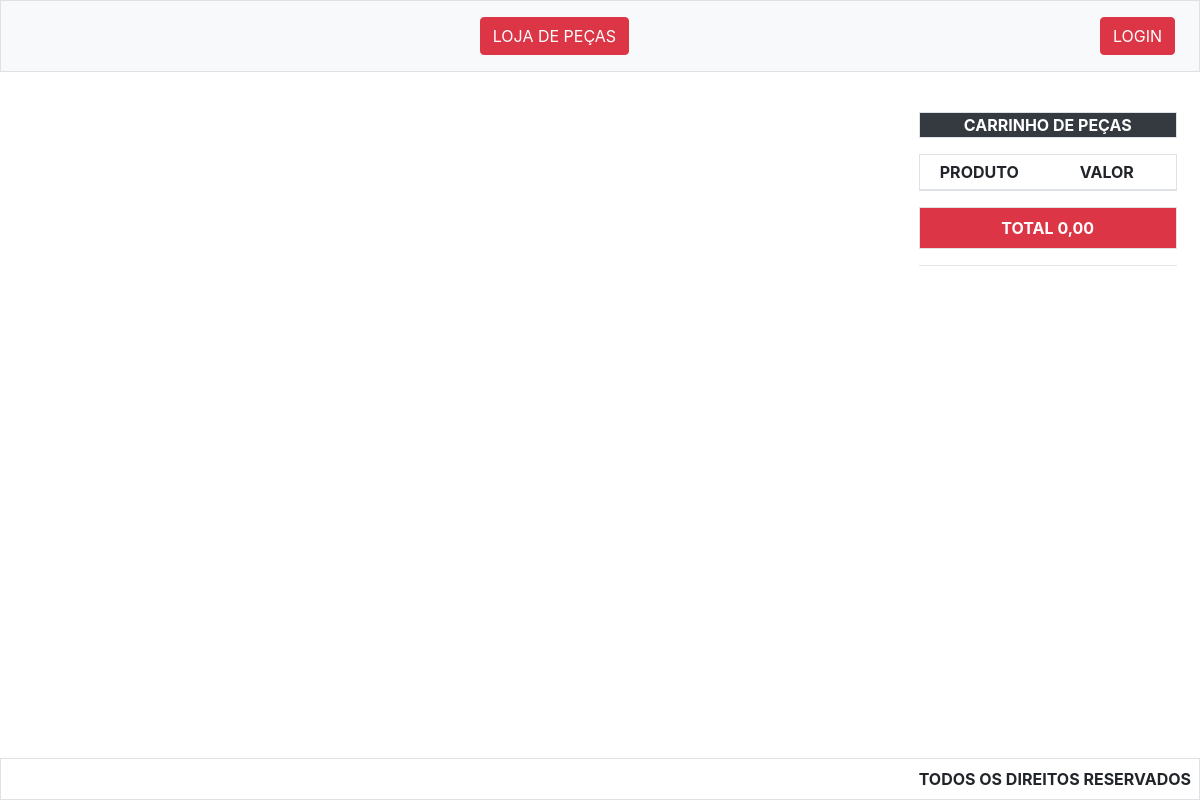
Before: / with the older database file.
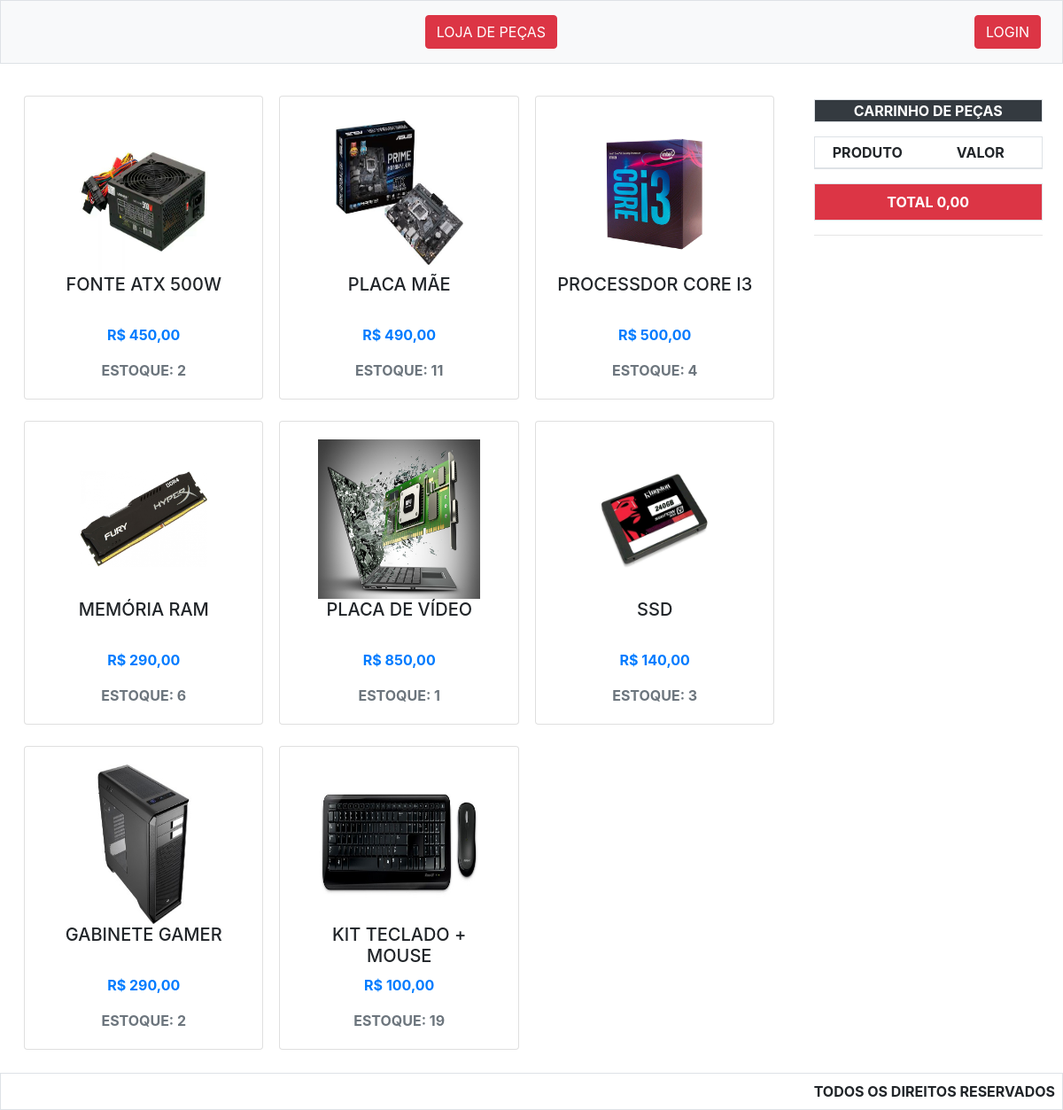
After: the same page with the newer database file.
### tables this page shows
CREATE TABLE `table_peca` (
  `id_peca` int(11) NOT NULL,
  `id_fornecedor` int(11) NOT NULL,
  `nome_peca` varchar(255) NOT NULL,
  `descricao` varchar(255) DEFAULT NULL,
  `custo` decimal(10,2) NOT NULL,
  `preco` decimal(10,2) NOT NULL,
  `status` char(1) NOT NULL,
  `_codigo` varchar(255) DEFAULT NULL,
  `estoque` int(11) NOT NULL
);

### config/_config.php (called while the page is built, shortened)
<?php
class Config
{
    public static function convertNumberToFormatBr($valor)
    {
        return number_format($valor, 2, ',', '.');
    }
}

### config/_db.php (called while the page is built)
<?php
class Db
{
    protected static $connect = null;
    public static function init()
    {
        try {
            if (self::$connect == null) {
                self::$connect = new PDO(
                    "mysql:host=localhost;dbname=mathwork;",
                    "root",
                    "",
                    array(
                        PDO::MYSQL_ATTR_INIT_COMMAND => "SET NAMES utf8"
                    )
                );
            }
            return self::$connect;
        } catch (Exception $e) {
            die($e->getMessage());
        }
    }
}

### src/index.php (the view, shortened to what this page needs)
<?php include_once("../include/_header.php"); ?>
<div class="container-fluid p-2 mb-2">
    <div class="form-row">
        <div class="form-group col-md-9">
            <div class="container">
                <div class="form-row">
                    <?php $pecas = Db::init()->query("SELECT * FROM table_peca WHERE estoque > 0")->fetchAll(PDO::FETCH_ASSOC); ?>
                    <div class="form-group col-md-12">
                        <div class="form-row">
                            <?php foreach ($pecas as $peca) {  ?>
                                <div class="form-group col-md-4">
                                    <div class="card card-peca m-1">
                                        <div class="card-body">
                                            <img src="../img/<?php echo $peca['_codigo']; ?>" class="image-lista-peca" alt="<?php echo $peca['nome_peca']; ?>">
                                            <h5 class="card-title text-uppercase"><?php echo $peca['nome_peca']; ?></h5>
                                            <p class="card-text"><strong class="text-primary"> R$ <?php echo Config::convertNumberToFormatBr($peca['preco']); ?> </strong></p>
                                            <p class="card-text"><strong class="text-secondary">ESTOQUE: <?php echo $peca['estoque']; ?> </strong></p>
                                        </div>
                                    </div>
                                </div>
                            <?php } ?>
                        </div>
                    </div>
                </div>
            </div>
        </div>
        <div id="content-carrinho" class="form-group col-md-3 carrinho-menu">
            <div class="container mt-2">
                <div class="text-center form-group bg-dark border col-md-12"><strong class="text-white">CARRINHO DE PEÇAS</strong></div>
                <table class="table table-sm table-striped table-hover border">
                    <thead>
                        <tr>
                            <th></th>
                            <th>PRODUTO</th>
                            <th>VALOR</th>
                        </tr>
                    </thead>
                        <?php
                        $vlTotalPeca = 0;
                        ?>
                </table>
                <div class="border bg-danger p-2 text-center">
                    <strong class="text-white">TOTAL <?php echo Config::convertNumberToFormatBr($vlTotalPeca); ?> </strong>
                </div>
            </div>
            <div class="container mt-2 mb-2">
                <hr>
            </div>
        </div>
    </div>
</div>
<?php include_once("../include/_footer.php"); ?>

### include/_header.php (shortened to what this page needs)
<?php require_once("../config/_db.php") ?>
<?php require_once("../config/_config.php") ?>
<!DOCTYPE html>
<html>
<head>
    <link href="../lib/bootstrap/css/bootstrap.css" rel="stylesheet">
    <link href="../lib/jquery-confirm-v3.3.4/css/jquery-confirm.css" rel="stylesheet">
    <link href="../lib/datatable-responsive/datatable.css" rel="stylesheet">
    <link rel="stylesheet" type="text/css" href="https://cdn.datatables.net/v/bs4/dt-1.10.18/datatables.min.css" />
    <link href="../css/index.css" rel="stylesheet">
</head>
<body>
    <nav class="navbar fixed-top navbar-expand-lg navbar-light bg-light border">
        <div class="collapse navbar-collapse" id="navbarNavAltMarkup">
            <div class="navbar-nav">
                <a class="m-2 btn btn-danger" href="../src/">LOJA DE PEÇAS</a>
            </div>
            <?php if (isset($_SESSION['id_usuario'])) { ?>
                <strong>Olá <?php echo $_SESSION['nome_usuario']; ?></strong>
                <a class="m-2 btn btn-danger" id="button_logout" href="#">SAIR</a>
            <?php } else { ?>
                <a class="m-2 btn btn-danger" href="login.php">LOGIN</a>
            <?php } ?>
        </div>
    </nav>
    <br>
    <br>
    <br>
    <br>

### include/_footer.php (shortened to what this page needs)
<div class="container-fluid bg-white fixed-bottom p-2 border mt-2 text-right">
    <strong>TODOS OS DIREITOS RESERVADOS</strong>
</div>
</body>
</html>

### css/index.css (style rules this page uses)
.card-body .card-title { height: 45px; }
.navbar-nav { width: 100%; margin: 0 auto; text-align: center; justify-content: center; align-items: center; }
.image-lista-peca { width: 80%; height: 180px; }
.card-peca .card-body { margin: 0 auto; text-align: center; }

Changed rows visible on the page:
added table_peca: _codigo (picture), nome_peca "FONTE ATX 500W", preco "450,00", estoque "2"
added table_peca: _codigo (picture), nome_peca "PLACA MÃE", preco "490,00", estoque "11"
added table_peca: _codigo (picture), nome_peca "PROCESSDOR CORE I3", preco "500,00", estoque "4"
added table_peca: _codigo (picture), nome_peca "MEMÓRIA RAM", preco "290,00", estoque "6"
added table_peca: _codigo (picture), nome_peca "PLACA DE VÍDEO", preco "850,00", estoque "1"
added table_peca: _codigo (picture), nome_peca "SSD", preco "140,00", estoque "3"
added table_peca: _codigo (picture), nome_peca "GABINETE GAMER", preco "290,00", estoque "2"
added table_peca: _codigo (picture), nome_peca "KIT TECLADO + MOUSE", preco "100,00", estoque "19"
